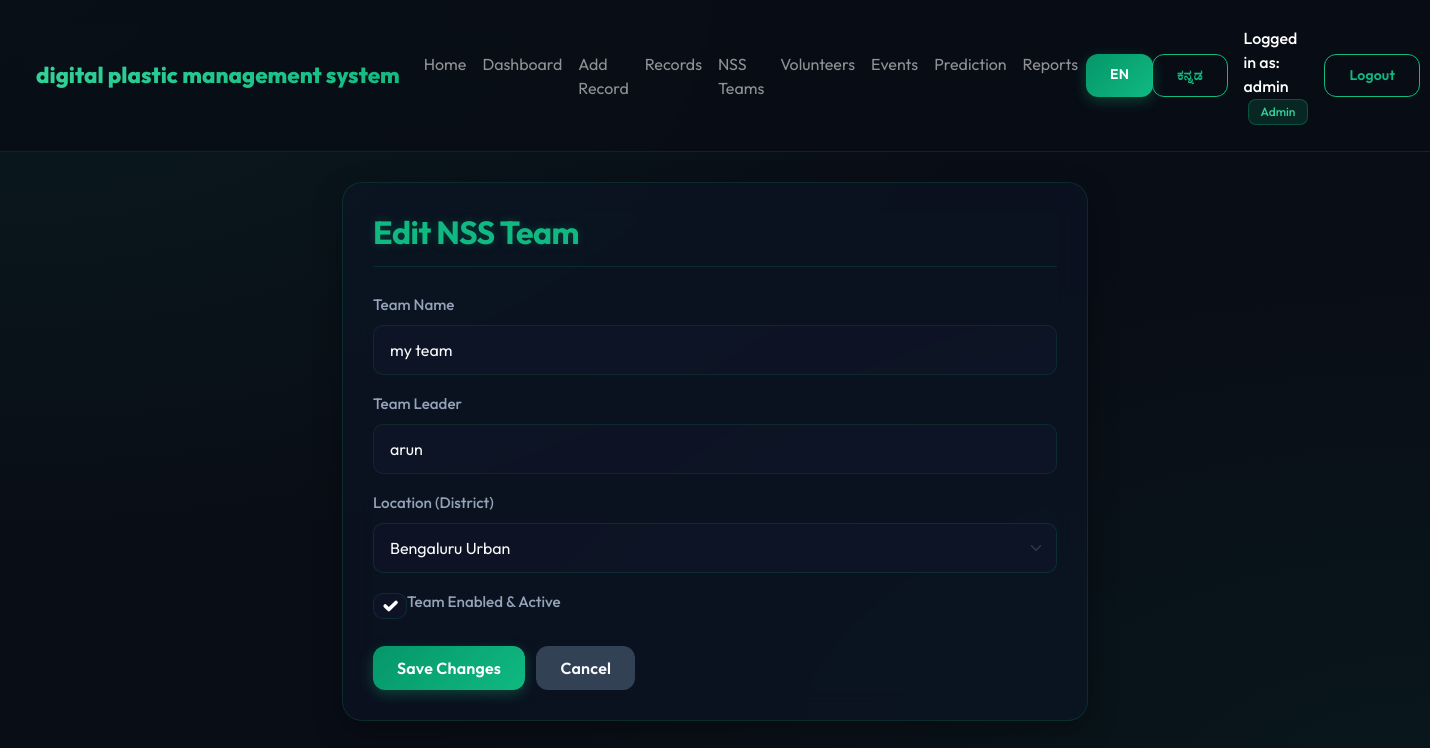
Page /edit_team/1 (signed in) on the committed database.
### app/models.py (models this page shows, shortened)
class User(UserMixin, db.Model):
    __tablename__ = 'users'
    id = db.Column(db.Integer, primary_key=True)
    username = db.Column(db.String(100), nullable=False, unique=True)
    password = db.Column(db.String(200), nullable=False)
    role = db.Column(db.String(20), default='user')  # roles: 'admin', 'user'
    is_superuser = db.Column(db.Boolean, default=False)
    def is_admin(self):
        return self.role == 'admin' or self.is_superuser

class NSSTeam(db.Model):
    __tablename__ = 'nss_teams'
    id = db.Column(db.Integer, primary_key=True)
    team_name = db.Column(db.String(100), nullable=False)
    team_leader = db.Column(db.String(100))
    location_id = db.Column(db.Integer, db.ForeignKey('locations.id'))
    location = db.relationship('Location', backref='teams')
    enabled = db.Column(db.Boolean, default=True)
    volunteers = db.relationship('Volunteer', backref='team', lazy=True)

class Location(db.Model):
    __tablename__ = 'locations'
    id = db.Column(db.Integer, primary_key=True)
    name = db.Column(db.String(100), nullable=False)
    city = db.Column(db.String(100))
    state = db.Column(db.String(100))

### app/routes/nss.py (the view, shortened to what this page needs)
@nss_bp.route('/edit_team/<int:id>', methods=['GET', 'POST'])
@login_required
def edit_team(id):
    if not current_user.is_admin():
        flash(translate('only_admins_can_edit_teams'))
        return redirect(url_for('nss.nss_teams'))
    team = NSSTeam.query.get_or_404(id)
    locations = Location.query.order_by(Location.name).all()
    return render_template('edit_team.html', team=team, locations=locations)

### app/i18n.py (called while the page is built)
def get_locale():
    return session.get("lang", "en")

def translate(key, **kwargs):
    language = get_locale()
    template = TRANSLATIONS.get(language, {}).get(key)
    if template is None:
        template = TRANSLATIONS["en"].get(key, key)
    return template.format(**kwargs) if kwargs else template

def get_dynamic_labels():
    return DYNAMIC_LABELS.get(get_locale(), {})

### app/templates/edit_team.html (shortened to what this page needs)
{% extends 'base.html' %}
{% block content %}
<div class="row justify-content-center">
    <div class="col-md-7">
        <div class="glass-container">
            <h2 class="text-success mb-2">{{ t('edit_nss_team') }}</h2>
            <hr>
            <form method="POST">
                <div class="mb-3">
                    <label class="form-label">{{ t('team_name') }}</label>
                    <input type="text" name="team_name" class="form-control" value="{{ team.team_name }}" required autocomplete="off">
                </div>
                <div class="mb-3">
                    <label class="form-label">{{ t('team_leader') }}</label>
                    <input type="text" name="team_leader" class="form-control" value="{{ team.team_leader }}" required autocomplete="off">
                </div>
                <div class="mb-3">
                    <label class="form-label">{{ t('location_state') }}</label>
                    <select name="location_id" class="form-select">
                        {% for location in locations %}
                        <option value="{{ location.id }}" {% if team.location_id == location.id %}selected{% endif %}>{{ location.name }}</option>
                        {% endfor %}
                    </select>
                </div>
                <div class="mb-4 form-check">
                    <input type="checkbox" name="enabled" class="form-check-input" id="enabledCheck" {% if team.enabled %}checked{% endif %}>
                    <label class="form-check-label" for="enabledCheck">{{ t('team_enabled_active') }}</label>
                </div>
                <div>
                    <button type="submit" class="btn btn-success me-2">{{ t('save_changes') }}</button>
                    <a href="{{ url_for('nss.nss_teams') }}" class="btn btn-secondary">{{ t('cancel') }}</a>
                </div>
            </form>
        </div>
    </div>
</div>
{% endblock %}

### app/templates/base.html (shortened to what this page needs)
<!DOCTYPE html>
<html lang="{{ current_language }}">
<head>
    <link rel="stylesheet" href="https://cdn.jsdelivr.net/npm/bootstrap@5.3.0/dist/css/bootstrap.min.css">
    <link rel="stylesheet" href="{{ url_for('static', filename='css/style.css') }}">
</head>
<body class="{% block body_class %}{% endblock %}">
    <nav class="navbar navbar-expand-lg navbar-dark no-print">
        <div class="container-fluid">
            <a class="navbar-brand" href="{{ url_for('data.index') }}">
                <span>{{ t('brand_name') }}</span>
            </a>
            <div class="collapse navbar-collapse" id="navbarContent">
                {% if current_user.is_authenticated %}
                <ul class="navbar-nav me-auto mb-2 mb-lg-0">
                    <li class="nav-item"><a class="nav-link" href="{{ url_for('data.index') }}">{{ t('home') }}</a></li>
                    <li class="nav-item"><a class="nav-link" href="{{ url_for('analysis.dashboard') }}">{{ t('dashboard') }}</a></li>
                    <li class="nav-item"><a class="nav-link" href="{{ url_for('data.entry') }}">{{ t('add_record') }}</a></li>
                    <li class="nav-item"><a class="nav-link" href="{{ url_for('data.records') }}">{{ t('records') }}</a></li>
                    <li class="nav-item"><a class="nav-link" href="{{ url_for('nss.nss_teams') }}">{{ t('nss_teams') }}</a></li>
                    <li class="nav-item"><a class="nav-link" href="{{ url_for('nss.volunteers') }}">{{ t('volunteers') }}</a></li>
                    <li class="nav-item"><a class="nav-link" href="{{ url_for('events.events') }}">{{ t('events') }}</a></li>
                    <li class="nav-item"><a class="nav-link" href="{{ url_for('predict.prediction') }}">{{ t('prediction') }}</a></li>
                    {% if current_user.is_admin() %}
                    <li class="nav-item"><a class="nav-link" href="{{ url_for('report.report') }}">{{ t('reports') }}</a></li>
                    {% endif %}
                </ul>
                <div class="d-flex align-items-center">
                    <div class="btn-group btn-group-sm me-3" role="group" aria-label="{{ t('language') }}">
                        <a href="{{ url_for('set_language', lang='en') }}" class="btn {% if current_language == 'en' %}btn-success{% else %}btn-outline-success{% endif %}">EN</a>
                        <a href="{{ url_for('set_language', lang='kn') }}" class="btn {% if current_language == 'kn' %}btn-success{% else %}btn-outline-success{% endif %}">ಕನ್ನಡ</a>
                    </div>
                    <span class="navbar-text text-white me-3">
                        {{ t('logged_in_as') }}: {{ current_user.username }}
                        <span class="badge bg-success ms-1 text-capitalize">{{ t('admin' if current_user.is_admin() else 'user') }}</span>
                    </span>
                    <a href="{{ url_for('auth.logout') }}" class="btn btn-outline-success btn-sm">{{ t('logout') }}</a>
                </div>
                {% endif %}
            </div>
        </div>
    </nav>
    <div class="container mt-4">
        {% block content %}{% endblock %}
    </div>
</body>
</html>

### app/static/css/style.css (style rules this page uses)
:root { --bg-dark: #090d16; --bg-glass: rgba(15, 23, 42, 0.45); --border-glass: rgba(16, 185, 129, 0.15); --border-glass-hover: rgba(16, 185, 129, 0.35); --accent-emerald: #10b981; --accent-glow: #34d399; --accent-dark: #065f46; --text-primary: #f8fafc; --text-secondary: #94a3b8; --text-muted: #64748b; --bg-card: rgba(30, 41, 59, 0.5); --bg-input: rgba(15, 23, 42, 0.6); }
* { box-sizing: border-box; margin: 0; padding: 0; }
body { background-color: var(--bg-dark); background-image: radial-gradient(at 0% 0%, rgba(16, 185, 129, 0.08) 0px, transparent 50%), radial-gradient(at 100% 100%, rgba(6, 95, 70, 0.12) 0px, transparent 50%); color: var(--text-primary); font-family: 'Outfit', sans-serif; min-height: 100vh; padding-bottom: 50px; }
.glass-container { background: var(--bg-glass); backdrop-filter: blur(16px); -webkit-backdrop-filter: blur(16px); border: 1px solid var(--border-glass); border-radius: 20px; box-shadow: 0 10px 30px 0 rgba(0, 0, 0, 0.3); padding: 30px; margin-bottom: 30px; transition: border-color 0.3s ease; }
h1, h2, h3, h4, h5, h6 { color: var(--text-primary); font-weight: 700; letter-spacing: -0.5px; }
.text-success { color: var(--accent-emerald) !important; text-shadow: 0 0 10px rgba(16, 185, 129, 0.25); }
hr { border-color: var(--border-glass); opacity: 1; margin-top: 15px; margin-bottom: 25px; }
.navbar { background: rgba(9, 13, 22, 0.8) !important; backdrop-filter: blur(12px); -webkit-backdrop-filter: blur(12px); border-bottom: 1px solid var(--border-glass); padding: 18px 24px; margin-bottom: 30px; }
.navbar-brand { font-size: 1.4rem; font-weight: 800; background: linear-gradient(135deg, #34d399, #10b981); -webkit-background-clip: text; -webkit-text-fill-color: transparent; display: flex; align-items: center; gap: 8px; }
.navbar-text { font-weight: 500; }
label { color: var(--text-secondary); font-weight: 500; font-size: 0.95rem; margin-bottom: 8px; display: inline-block; }
.form-control, .form-select, .form-check-input { background-color: var(--bg-input) !important; color: var(--text-primary) !important; border: 1px solid var(--border-glass) !important; border-radius: 10px !important; padding: 12px 16px !important; font-weight: 400; transition: all 0.2s ease; }
.form-control::placeholder { color: var(--text-muted) !important; }
.form-select option { background-color: #0f172a; color: var(--text-primary); }
.btn { border-radius: 12px !important; padding: 10px 24px !important; font-weight: 600 !important; letter-spacing: 0.2px; transition: all 0.3s cubic-bezier(0.4, 0, 0.2, 1) !important; }
.btn-success { background: linear-gradient(135deg, #059669, #10b981) !important; border: none !important; box-shadow: 0 4px 14px rgba(16, 185, 129, 0.3); }
.btn-outline-success { border: 1.5px solid var(--accent-emerald) !important; background: transparent !important; color: var(--accent-emerald) !important; }
.btn-secondary { background: #334155 !important; border: none !important; color: var(--text-primary) !important; }
.badge { padding: 6px 12px !important; border-radius: 8px !important; font-weight: 500 !important; }
.bg-success { background-color: rgba(16, 185, 129, 0.15) !important; border: 1px solid rgba(16, 185, 129, 0.3) !important; color: var(--accent-glow) !important; }

### rows in the picture
User: username "admin", role "Admin"
NSSTeam: team_name "my team", team_leader "arun", location_id "Bengaluru Urban", enabled "☑"

### other values in the picture
{{ t('brand_name') }} "digital plastic management system"
{{ t('home') }} "Home"
{{ t('dashboard') }} "Dashboard"
{{ t('add_record') }} "Add Record"
{{ t('records') }} "Records"
{{ t('nss_teams') }} "NSS Teams"
{{ t('volunteers') }} "Volunteers"
{{ t('events') }} "Events"
{{ t('prediction') }} "Prediction"
{{ t('reports') }} "Reports"
{{ t('logged_in_as') }} "Logged in as"
{{ t('logout') }} "Logout"
{{ t('edit_nss_team') }} "Edit NSS Team"
{{ t('team_name') }} "Team Name"
{{ t('team_leader') }} "Team Leader"
